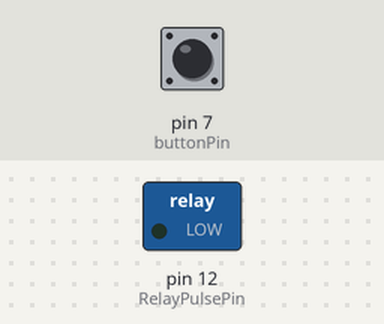
Recording of a sketch running on a simulated Arduino Uno, built with avr-gcc and run on an emulated ATmega328P. Parts: switched loads named in the sketch (green lamp = pin HIGH). Dashed ring = blinking. The test bench sets the inputs (shaded band); at power-on: pin 7 (buttonPin) HIGH.

Above: at 1.2 s.
1.3 s: pin 7 (buttonPin) pulled LOW for 3.2 s
At 1.42 s:
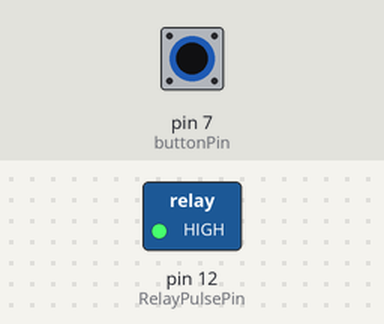
Timing chart, 0 to 5.3 s (numbered marks = the images above; inputs shaded):
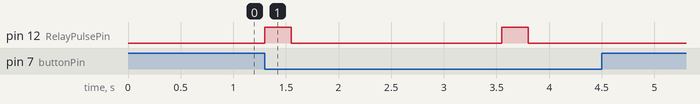

The sketch:

Code_File_1.ino
```cpp
// These constants won't change:
const int RelayPulsePin = 12;      // pin used to bias the transistor for pulse waveform (built in LED on board shows when this is toggled)
const int buttonPin = 7;        // pin that the momentary switch is attached to

void setup() {
  // set up the LED pins, one is for power to system while the other is for the pulse:
  pinMode(RelayPulsePin, OUTPUT);
  pinMode(buttonPin, INPUT_PULLUP);
  digitalWrite(RelayPulsePin, LOW);
}


 //  while button is pressed, write the HIGH signal to RelayPulsePin (pin #12 on Arduino), keep HIGH for 250 msec, then write LOW; wait for 1 second, and then go back


void loop() {


 //  Monitor pin #7, which is connected to the pushbutton switch


 if (digitalRead(buttonPin) == LOW) {
    digitalWrite(RelayPulsePin, HIGH);
    delay(250);                             // The 250 in this line is the pulse signal duration in ms
    digitalWrite(RelayPulsePin, LOW);
    delay(2000);
  }

}
```

Measured:
- after the input at 1.3 s, pin 12 (RelayPulsePin): alternates HIGH for 0.25 s and LOW for 2.0 s, 4 changes in all, then stays LOW, starting at once
